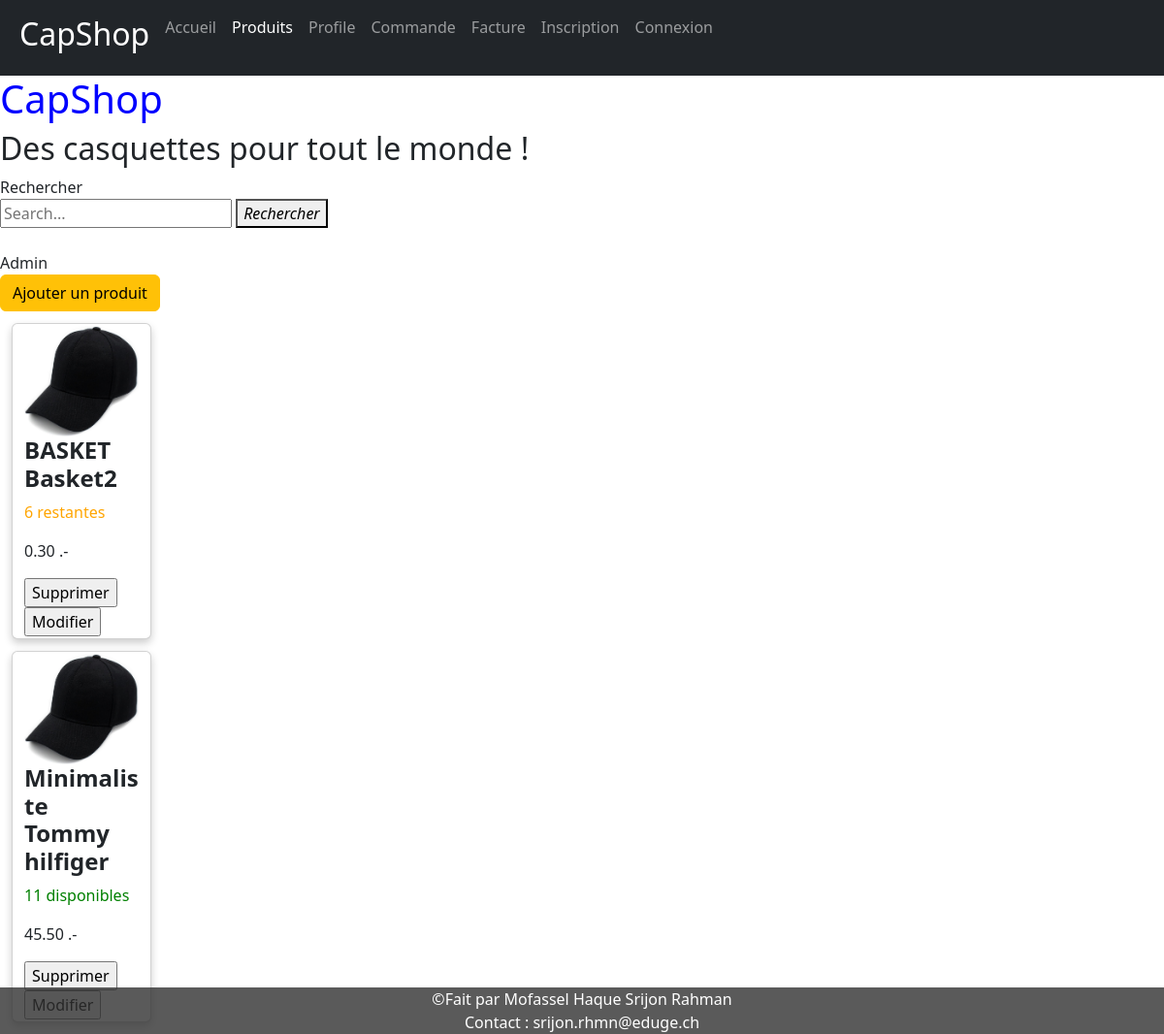
Before: /product.php with the older database file.
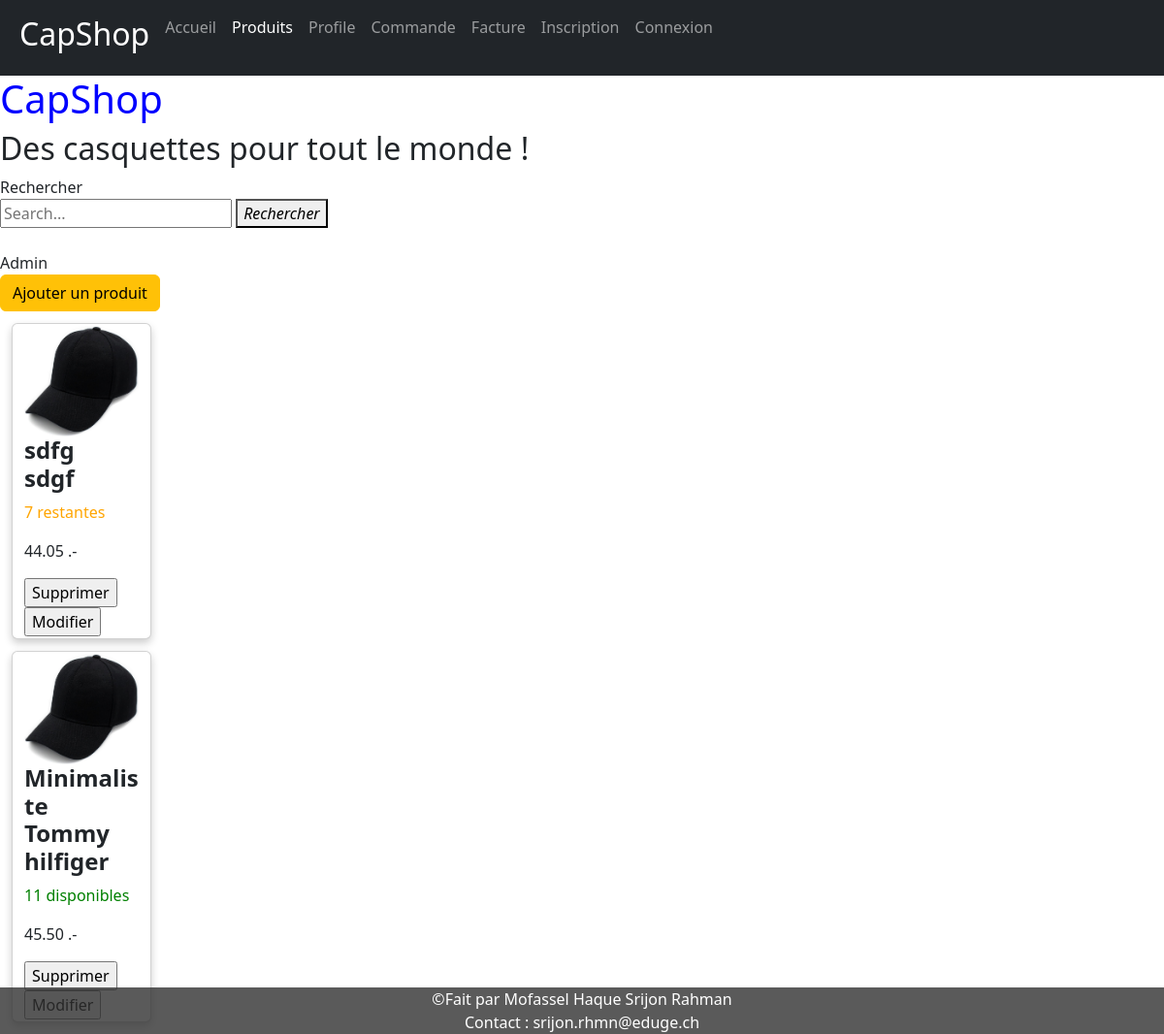
After: the same page with the newer database file.
### tables this page shows
CREATE TABLE `caps` (
  `id_cap` int NOT NULL,
  `id_model` int NOT NULL,
  `price` decimal(10,2) NOT NULL,
  `description` text NOT NULL,
  `quantity` int NOT NULL DEFAULT '20',
  `active` tinyint(1) DEFAULT '1'
);

CREATE TABLE `models` (
  `id_model` int NOT NULL,
  `name` varchar(100) DEFAULT NULL,
  `id_brand` int DEFAULT NULL
);

CREATE TABLE `brands` (
  `id_brand` int NOT NULL,
  `name` varchar(100) DEFAULT NULL
);

### db/database.php (called while the page is built, shortened)
<?php
class EDatabase {
	private static $objInstance;
	private static function getInstance() {
		if(!self::$objInstance){
			try{
				$dsn = EDB_DBTYPE.':host='.EDB_HOST.';port='.EDB_PORT.';dbname='.EDB_DBNAME;
			   	self::$objInstance = new PDO($dsn, EDB_USER, EDB_PASS, array('charset'=>'utf8'));
				self::$objInstance->setAttribute(PDO::ATTR_ERRMODE, PDO::ERRMODE_EXCEPTION);
			}catch(PDOException $e ){
				echo "EDatabase Error: ".$e;
			}
		}
		return self::$objInstance;
	}
	final public static function __callStatic( $chrMethod, $arrArguments ) {
		$objInstance = self::getInstance();
		return call_user_func_array(array($objInstance, $chrMethod), $arrArguments);
	}
}

### functions.php (called while the page is built, shortened)
<?php
require_once './db/database.php';
require_once './class/cap.php';
function getAllCaps()
{
	$arr = array();
	$sql = "SELECT `caps`.`id_cap`, `caps`.`id_model`, `models`.`name` AS `nomModel`, `brands`.`name` AS `nomMarque`, `caps`.`price` AS `price`, `caps`.`description`,
	`caps`.`quantity` AS `quantity`
	FROM caps
	JOIN models ON caps.id_model = models.id_model
	JOIN brands ON models.id_brand = brands.id_brand
	WHERE active = 1;";
	$statement = EDatabase::prepare($sql, array(PDO::ATTR_CURSOR => PDO::CURSOR_FWDONLY));
	try {
		$statement->execute();
	} catch (PDOException $e) {
		return false;
	}
	while ($row = $statement->fetch(PDO::FETCH_ASSOC, PDO::FETCH_ORI_NEXT)) {
		$c = new ECap(
			intval($row['id_cap']),
			$row['id_model'],
			$row['price'],
			$row['description'],
			$row['quantity'],
			$row['nomModel'],
			$row['nomMarque'],
			$row['active'] = 1
		);
		array_push($arr, $c);
	}
	return $arr;
}

### class/cap.php (called while the page is built, shortened)
<?php
class ECap
{
    public function __construct($InIdCap, $InIdModel, $InPrice, $InIdDescription, $InQuantity, $InNomModel, $InNomMarque, $InActive)
    {
        $this->price = $InPrice;
        $this->quantity = $InQuantity;
        $this->nomModel = $InNomModel;
        $this->nomMarque = $InNomMarque;
    }
}
?>

### product.php (the view, shortened to what the changed rows need)
<!DOCTYPE html>
<html lang="en">
<head>
    <link rel="stylesheet" href="./css/base.css">
    <link href="https://cdn.jsdelivr.net/npm/bootstrap@5.2.1/dist/css/bootstrap.min.css" rel="stylesheet">
</head>
<body>
    <?php
    require_once './functions.php';
    $records = getAllCaps();
    ?>
    <header>
        <nav class="navbar navbar-expand-lg navbar-dark bg-dark">
            <div class="container-fluid">
                <ul class="navbar-nav">
                    <li class="nav-item"><a class="nav-link active" href="./index.php">
                            <h2>CapShop</h2>
                        </a></li>
                </ul>
            </div>
        </nav>
    </header>
    <main>
        <h1 style="color: blue;">CapShop</h1>
        <h2>Des casquettes pour tout le monde !</h2>
        <br>
        <?php
        foreach ($records as $cap) {
            echo "<div class=\"card\">";
            echo "<div class=\"container\">";
            echo "<img src=\"./img/cap_default.jpg\" alt=\"cap_default\" style=\"width:100%\">";
            echo "<h4><b>";
            echo $cap->nomModel;
            echo "<br>";
            echo $cap->nomMarque;
            echo '</b></h4>';
            if ($cap->quantity >= 11) {
                echo "<p style='color: green'>$cap->quantity disponibles</p>";
            } else if ($cap->quantity < 11 && $cap->quantity > 0) {
                echo "<p style='color: orange'>$cap->quantity restantes</p>";
            } else {
                echo "<p style='color: red'>Rupture de stock</p>";
            }
            echo "<p>";
            echo $cap->price . " .-";
            echo '</p>';
            echo '<form action="" method="post"><input type="hidden" name="cap" value="' . $cap->id_cap . '">';
            echo '<input type="submit" name="DES" value="' . DESACTIVE_BUTTON . '"><input type="submit" name="UPD" value="' . UPDATE_BUTTON . '"></form>';
            echo "</div>";
            echo "</div>";
        }
        ?>
    </main>
</body>
</html>

Changed rows visible on the page:
changed caps: id_model.name "BASKET" → "sdfg"; brands.name "Basket2" → "sdgf"; quantity "6" → "7"; price "0.30" → "44.05"
